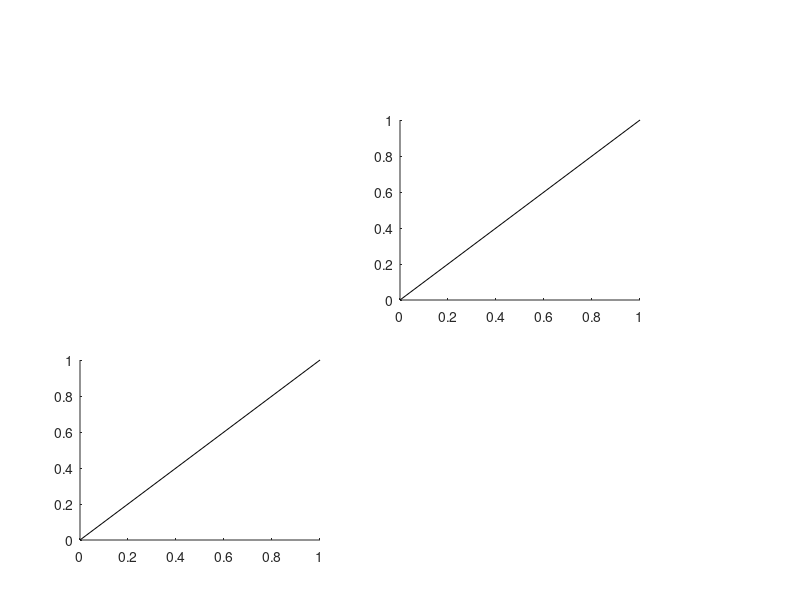

MATLAB code to generate this figure: (Note: this script raises an error after producing the figure.)
%=============================================================================
% Copyright (c) 2026-present Allan CORNET (Nelson)
%=============================================================================
% This file is part of Nelson.
%=============================================================================
% LICENCE_BLOCK_BEGIN
% SPDX-License-Identifier: LGPL-3.0-or-later
% LICENCE_BLOCK_END
%=============================================================================
% <--WEIGHT 6-->
% <--ADV-CLI MODE-->
%=============================================================================
% A call that adds to an existing scene must never start a new plot: it draws
% on top of whatever is already there, whatever the NextPlot mode says. Only a
% call that does start a new plot applies the NextPlot policy, and 'add' (that
% is, hold on) then keeps the existing children in place.
%
% The witness is found back by Tag and never by handle: a freed handle id is
% handed out again to the next object created, so isgraphics() on a stale
% handle answers for whatever object now holds that id.
%
% The calls go through eval() so that they run with nargout == 0: inside the
% body of an anonymous function they would run with nargout == 1, and the ones
% that can return coordinates would never draw anything.
%=============================================================================
[XX, YY] = meshgrid(1:4, 1:4);
UU = ones(4, 4);
VV = ones(4, 4);
[X3, Y3, Z3] = meshgrid(1:4, 1:4, 1:4);
U3 = ones(4, 4, 4);
V3 = ones(4, 4, 4);
W3 = ones(4, 4, 4);
V3D = reshape(1:64, [4 4 4]);
modes = {'replace', 'add', 'replacechildren'};
%=============================================================================
sceneAdditions = {...
  'streamline(ax1, {[1 1; 2 2]})', ...
  'streamline(ax1, XX, YY, UU, VV, 1.5, 1.5)', ...
  'coneplot(ax1, X3, Y3, Z3, U3, V3, W3, 2, 2, 2)', ...
  'contourslice(ax1, V3D, 2, 2, 2)', ...
  'streamribbon(ax1, X3, Y3, Z3, U3, V3, W3, 1.5, 1.5, 1.5)', ...
  'streamtube(ax1, X3, Y3, Z3, U3, V3, W3, 1.5, 1.5, 1.5)', ...
  'streamslice(ax1, XX, YY, UU, VV)'};
%=============================================================================
% Handed an axes, a scene addition leaves that axes populated in every mode.
for k = 1:numel(sceneAdditions)
  statement = sceneAdditions{k};
  for m = 1:numel(modes)
    mode = modes{m};
    f = figure('Visible', 'off');
    ax1 = axes('Parent', f, 'Position', [0.1 0.1 0.3 0.3]);
    ax2 = axes('Parent', f, 'Position', [0.5 0.5 0.3 0.3]);
    set(ax1, 'NextPlot', mode);
    line('Parent', ax1, 'XData', [0 1], 'YData', [0 1], 'Tag', 'TARGETW');
    line('Parent', ax2, 'XData', [0 1], 'YData', [0 1], 'Tag', 'BYSTANDERW');
    eval(statement);
    assert_isequal(numel(findobj(ax1, 'Tag', 'TARGETW')), 1, ...
      [statement, ' must not clear the axes it was given (NextPlot ', mode, ').']);
    assert_isequal(numel(findobj(ax2, 'Tag', 'BYSTANDERW')), 1, ...
      [statement, ' must not touch the current axes (NextPlot ', mode, ').']);
    assert_istrue(numel(ax1.Children) >= 2, ...
      [statement, ' must draw in the axes it was given (NextPlot ', mode, ').']);
    assert_isequal(gca(), ax2, ...
      [statement, ' must not change the current axes (NextPlot ', mode, ').']);
    close(f);
  end
end
%=============================================================================
% Handed nothing, a scene addition adds to the current axes and clears nothing.
untargetedAdditions = {...
  'streamline({[1 1; 2 2]})', ...
  'streamline(XX, YY, UU, VV, 1.5, 1.5)', ...
  'coneplot(X3, Y3, Z3, U3, V3, W3, 2, 2, 2)', ...
  'contourslice(V3D, 2, 2, 2)', ...
  'streamribbon(X3, Y3, Z3, U3, V3, W3, 1.5, 1.5, 1.5)', ...
  'streamtube(X3, Y3, Z3, U3, V3, W3, 1.5, 1.5, 1.5)', ...
  'streamslice(XX, YY, UU, VV)'};
%=============================================================================
for k = 1:numel(untargetedAdditions)
  statement = untargetedAdditions{k};
  f = figure('Visible', 'off');
  ax1 = axes('Parent', f, 'Position', [0.1 0.1 0.3 0.3]);
  line('Parent', ax1, 'XData', [0 1], 'YData', [0 1], 'Tag', 'TARGETW');
  eval(statement);
  assert_isequal(numel(findobj(ax1, 'Tag', 'TARGETW')), 1, ...
    [statement, ' must not clear the current axes.']);
  assert_istrue(numel(ax1.Children) >= 2, ...
    [statement, ' must draw in the current axes.']);
  close(f);
end
%=============================================================================
% streamribbon and streamtube trace their stream lines through the same helper
% as streamline, then throw the lines away. Tracing them in the current axes
% wiped an axes the call was never handed, and stretched its limits on the way
% out; they are traced in the target itself instead. The witness here spans
% less than the stream data on purpose, so a leak would show up in the limits.
f = figure('Visible', 'off');
ax1 = axes('Parent', f, 'Position', [0.1 0.1 0.3 0.3]);
ax2 = axes('Parent', f, 'Position', [0.5 0.5 0.3 0.3]);
line('Parent', ax2, 'XData', [0 0.5], 'YData', [0 0.5], 'Tag', 'BYSTANDERW');
limitsBefore = [ax2.XLim, ax2.YLim];
streamribbon(ax1, X3, Y3, Z3, U3, V3, W3, 1.5, 1.5, 1.5);
streamtube(ax1, X3, Y3, Z3, U3, V3, W3, 1.5, 1.5, 1.5);
assert_isequal(numel(findobj(ax2, 'Tag', 'BYSTANDERW')), 1);
assert_isequal([ax2.XLim, ax2.YLim], limitsBefore, ...
  'streamribbon and streamtube must not rescale an axes they were not given.');
close(f);
%=============================================================================
% pcolor does start a new plot, so it follows the NextPlot policy: hold on
% keeps the existing children, the other modes clear them.
f = figure('Visible', 'off');
ax1 = axes('Parent', f, 'Position', [0.1 0.1 0.3 0.3]);
axes('Parent', f, 'Position', [0.5 0.5 0.3 0.3]);
set(ax1, 'NextPlot', 'add');
line('Parent', ax1, 'XData', [0 1], 'YData', [0 1], 'Tag', 'TARGETW');
pcolor(ax1, peaks(5));
assert_isequal(numel(findobj(ax1, 'Tag', 'TARGETW')), 1);
assert_istrue(numel(ax1.Children) >= 2);
close(f);
%=============================================================================
for m = {'replace', 'replacechildren'}
  mode = m{1};
  f = figure('Visible', 'off');
  ax1 = axes('Parent', f, 'Position', [0.1 0.1 0.3 0.3]);
  ax2 = axes('Parent', f, 'Position', [0.5 0.5 0.3 0.3]);
  set(ax1, 'NextPlot', mode);
  line('Parent', ax1, 'XData', [0 1], 'YData', [0 1], 'Tag', 'TARGETW');
  line('Parent', ax2, 'XData', [0 1], 'YData', [0 1], 'Tag', 'BYSTANDERW');
  pcolor(ax1, peaks(5));
  assert_istrue(isempty(findobj(ax1, 'Tag', 'TARGETW')), ...
    ['pcolor must clear the axes it was given (NextPlot ', mode, ').']);
  assert_isequal(numel(findobj(ax2, 'Tag', 'BYSTANDERW')), 1);
  assert_isequal(gca(), ax2);
  close(f);
end
%=============================================================================
% hold on is the everyday spelling of NextPlot 'add'.
f = figure('Visible', 'off');
ax1 = axes('Parent', f);
line('Parent', ax1, 'XData', [0 1], 'YData', [0 1], 'Tag', 'TARGETW');
hold('on');
pcolor(peaks(5));
assert_isequal(numel(findobj(ax1, 'Tag', 'TARGETW')), 1);
close(f);
%=============================================================================
